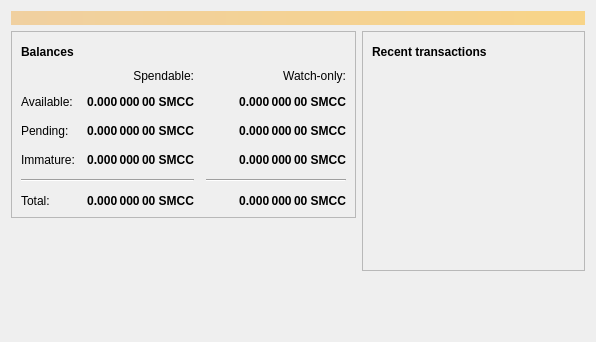
<?xml version="1.0" encoding="UTF-8"?>
<ui version="4.0">
 <class>OverviewPage</class>
 <widget class="QWidget" name="OverviewPage">
  <property name="geometry">
   <rect>
    <x>0</x>
    <y>0</y>
    <width>596</width>
    <height>342</height>
   </rect>
  </property>
  <property name="windowTitle">
   <string>Form</string>
  </property>
  <layout class="QVBoxLayout" name="topLayout">
   <item>
    <widget class="QLabel" name="labelAlerts">
     <property name="visible">
      <bool>false</bool>
     </property>
     <property name="styleSheet">
      <string notr="true">QLabel { background-color: qlineargradient(x1: 0, y1: 0, x2: 1, y2: 0, stop:0 #F0D0A0, stop:1 #F8D488); color:#000000; }</string>
     </property>
     <property name="wordWrap">
      <bool>true</bool>
     </property>
     <property name="margin">
      <number>3</number>
     </property>
     <property name="textInteractionFlags">
      <set>Qt::TextSelectableByMouse</set>
     </property>
    </widget>
   </item>
   <item>
    <layout class="QHBoxLayout" name="horizontalLayout" stretch="1,1">
     <item>
      <layout class="QVBoxLayout" name="verticalLayout_2">
       <item>
        <widget class="QFrame" name="frame">
         <property name="frameShape">
          <enum>QFrame::StyledPanel</enum>
         </property>
         <property name="frameShadow">
          <enum>QFrame::Raised</enum>
         </property>
         <layout class="QVBoxLayout" name="verticalLayout_4">
          <item>
           <layout class="QHBoxLayout" name="horizontalLayout_4">
            <item>
             <widget class="QLabel" name="label_5">
              <property name="font">
               <font>
                <weight>75</weight>
                <bold>true</bold>
               </font>
              </property>
              <property name="text">
               <string>Balances</string>
              </property>
             </widget>
            </item>
            <item>
             <widget class="QPushButton" name="labelWalletStatus">
              <property name="enabled">
               <bool>true</bool>
              </property>
              <property name="maximumSize">
               <size>
                <width>30</width>
                <height>16777215</height>
               </size>
              </property>
              <property name="toolTip">
               <string>The displayed information may be out of date. Your wallet automatically synchronizes with the SmartCoin network after a connection is established, but this process has not completed yet.</string>
              </property>
              <property name="text">
               <string/>
              </property>
              <property name="icon">
               <iconset resource="../bitcoin.qrc">
                <normaloff>:/icons/warning</normaloff>
                <disabledoff>:/icons/warning</disabledoff>:/icons/warning</iconset>
              </property>
              <property name="iconSize">
               <size>
                <width>24</width>
                <height>24</height>
               </size>
              </property>
              <property name="flat">
               <bool>true</bool>
              </property>
             </widget>
            </item>
            <item>
             <spacer name="horizontalSpacer_3">
              <property name="orientation">
               <enum>Qt::Horizontal</enum>
              </property>
              <property name="sizeHint" stdset="0">
               <size>
                <width>40</width>
                <height>20</height>
               </size>
              </property>
             </spacer>
            </item>
           </layout>
          </item>
          <item>
           <layout class="QGridLayout" name="gridLayout">
            <property name="spacing">
             <number>12</number>
            </property>
            <item row="2" column="2">
             <widget class="QLabel" name="labelWatchPending">
              <property name="font">
               <font>
                <weight>75</weight>
                <bold>true</bold>
               </font>
              </property>
              <property name="cursor">
               <cursorShape>IBeamCursor</cursorShape>
              </property>
              <property name="toolTip">
               <string>Unconfirmed transactions to watch-only addresses</string>
              </property>
              <property name="text">
               <string notr="true">0.000 000 00 SMCC</string>
              </property>
              <property name="alignment">
               <set>Qt::AlignRight|Qt::AlignTrailing|Qt::AlignVCenter</set>
              </property>
              <property name="textInteractionFlags">
               <set>Qt::LinksAccessibleByMouse|Qt::TextSelectableByKeyboard|Qt::TextSelectableByMouse</set>
              </property>
             </widget>
            </item>
            <item row="2" column="1">
             <widget class="QLabel" name="labelUnconfirmed">
              <property name="font">
               <font>
                <weight>75</weight>
                <bold>true</bold>
               </font>
              </property>
              <property name="cursor">
               <cursorShape>IBeamCursor</cursorShape>
              </property>
              <property name="toolTip">
               <string>Total of transactions that have yet to be confirmed, and do not yet count toward the spendable balance</string>
              </property>
              <property name="text">
               <string notr="true">0.000 000 00 SMCC</string>
              </property>
              <property name="alignment">
               <set>Qt::AlignRight|Qt::AlignTrailing|Qt::AlignVCenter</set>
              </property>
              <property name="textInteractionFlags">
               <set>Qt::LinksAccessibleByMouse|Qt::TextSelectableByKeyboard|Qt::TextSelectableByMouse</set>
              </property>
             </widget>
            </item>
            <item row="3" column="2">
             <widget class="QLabel" name="labelWatchImmature">
              <property name="font">
               <font>
                <weight>75</weight>
                <bold>true</bold>
               </font>
              </property>
              <property name="cursor">
               <cursorShape>IBeamCursor</cursorShape>
              </property>
              <property name="toolTip">
               <string>Mined balance in watch-only addresses that has not yet matured</string>
              </property>
              <property name="text">
               <string notr="true">0.000 000 00 SMCC</string>
              </property>
              <property name="alignment">
               <set>Qt::AlignRight|Qt::AlignTrailing|Qt::AlignVCenter</set>
              </property>
              <property name="textInteractionFlags">
               <set>Qt::LinksAccessibleByMouse|Qt::TextSelectableByKeyboard|Qt::TextSelectableByMouse</set>
              </property>
             </widget>
            </item>
            <item row="4" column="0" colspan="2">
             <widget class="Line" name="line">
              <property name="orientation">
               <enum>Qt::Horizontal</enum>
              </property>
             </widget>
            </item>
            <item row="4" column="2">
             <widget class="Line" name="lineWatchBalance">
              <property name="sizePolicy">
               <sizepolicy hsizetype="Preferred" vsizetype="Fixed">
                <horstretch>0</horstretch>
                <verstretch>0</verstretch>
               </sizepolicy>
              </property>
              <property name="minimumSize">
               <size>
                <width>140</width>
                <height>0</height>
               </size>
              </property>
              <property name="orientation">
               <enum>Qt::Horizontal</enum>
              </property>
             </widget>
            </item>
            <item row="5" column="0">
             <widget class="QLabel" name="labelTotalText">
              <property name="text">
               <string>Total:</string>
              </property>
             </widget>
            </item>
            <item row="3" column="1">
             <widget class="QLabel" name="labelImmature">
              <property name="font">
               <font>
                <weight>75</weight>
                <bold>true</bold>
               </font>
              </property>
              <property name="cursor">
               <cursorShape>IBeamCursor</cursorShape>
              </property>
              <property name="toolTip">
               <string>Mined balance that has not yet matured</string>
              </property>
              <property name="text">
               <string notr="true">0.000 000 00 SMCC</string>
              </property>
              <property name="alignment">
               <set>Qt::AlignRight|Qt::AlignTrailing|Qt::AlignVCenter</set>
              </property>
              <property name="textInteractionFlags">
               <set>Qt::LinksAccessibleByMouse|Qt::TextSelectableByKeyboard|Qt::TextSelectableByMouse</set>
              </property>
             </widget>
            </item>
            <item row="2" column="3">
             <spacer name="horizontalSpacer_2">
              <property name="orientation">
               <enum>Qt::Horizontal</enum>
              </property>
              <property name="sizeHint" stdset="0">
               <size>
                <width>40</width>
                <height>20</height>
               </size>
              </property>
             </spacer>
            </item>
            <item row="3" column="0">
             <widget class="QLabel" name="labelImmatureText">
              <property name="text">
               <string>Immature:</string>
              </property>
             </widget>
            </item>
            <item row="5" column="1">
             <widget class="QLabel" name="labelTotal">
              <property name="font">
               <font>
                <weight>75</weight>
                <bold>true</bold>
               </font>
              </property>
              <property name="cursor">
               <cursorShape>IBeamCursor</cursorShape>
              </property>
              <property name="toolTip">
               <string>Your current total balance</string>
              </property>
              <property name="text">
               <string notr="true">0.000 000 00 SMCC</string>
              </property>
              <property name="alignment">
               <set>Qt::AlignRight|Qt::AlignTrailing|Qt::AlignVCenter</set>
              </property>
              <property name="textInteractionFlags">
               <set>Qt::LinksAccessibleByMouse|Qt::TextSelectableByKeyboard|Qt::TextSelectableByMouse</set>
              </property>
             </widget>
            </item>
            <item row="5" column="2">
             <widget class="QLabel" name="labelWatchTotal">
              <property name="font">
               <font>
                <weight>75</weight>
                <bold>true</bold>
               </font>
              </property>
              <property name="cursor">
               <cursorShape>IBeamCursor</cursorShape>
              </property>
              <property name="toolTip">
               <string>Current total balance in watch-only addresses</string>
              </property>
              <property name="text">
               <string notr="true">0.000 000 00 SMCC</string>
              </property>
              <property name="alignment">
               <set>Qt::AlignRight|Qt::AlignTrailing|Qt::AlignVCenter</set>
              </property>
              <property name="textInteractionFlags">
               <set>Qt::LinksAccessibleByMouse|Qt::TextSelectableByKeyboard|Qt::TextSelectableByMouse</set>
              </property>
             </widget>
            </item>
            <item row="0" column="2">
             <widget class="QLabel" name="labelWatchonly">
              <property name="text">
               <string>Watch-only:</string>
              </property>
              <property name="alignment">
               <set>Qt::AlignRight|Qt::AlignTrailing|Qt::AlignVCenter</set>
              </property>
             </widget>
            </item>
            <item row="1" column="0">
             <widget class="QLabel" name="labelBalanceText">
              <property name="text">
               <string>Available:</string>
              </property>
             </widget>
            </item>
            <item row="1" column="1">
             <widget class="QLabel" name="labelBalance">
              <property name="font">
               <font>
                <weight>75</weight>
                <bold>true</bold>
               </font>
              </property>
              <property name="cursor">
               <cursorShape>IBeamCursor</cursorShape>
              </property>
              <property name="toolTip">
               <string>Your current spendable balance</string>
              </property>
              <property name="text">
               <string notr="true">0.000 000 00 SMCC</string>
              </property>
              <property name="alignment">
               <set>Qt::AlignRight|Qt::AlignTrailing|Qt::AlignVCenter</set>
              </property>
              <property name="textInteractionFlags">
               <set>Qt::LinksAccessibleByMouse|Qt::TextSelectableByKeyboard|Qt::TextSelectableByMouse</set>
              </property>
             </widget>
            </item>
            <item row="1" column="2">
             <widget class="QLabel" name="labelWatchAvailable">
              <property name="font">
               <font>
                <weight>75</weight>
                <bold>true</bold>
               </font>
              </property>
              <property name="cursor">
               <cursorShape>IBeamCursor</cursorShape>
              </property>
              <property name="toolTip">
               <string>Your current balance in watch-only addresses</string>
              </property>
              <property name="text">
               <string notr="true">0.000 000 00 SMCC</string>
              </property>
              <property name="alignment">
               <set>Qt::AlignRight|Qt::AlignTrailing|Qt::AlignVCenter</set>
              </property>
              <property name="textInteractionFlags">
               <set>Qt::LinksAccessibleByMouse|Qt::TextSelectableByKeyboard|Qt::TextSelectableByMouse</set>
              </property>
             </widget>
            </item>
            <item row="2" column="0">
             <widget class="QLabel" name="labelPendingText">
              <property name="text">
               <string>Pending:</string>
              </property>
             </widget>
            </item>
            <item row="0" column="1">
             <widget class="QLabel" name="labelSpendable">
              <property name="text">
               <string>Spendable:</string>
              </property>
              <property name="alignment">
               <set>Qt::AlignRight|Qt::AlignTrailing|Qt::AlignVCenter</set>
              </property>
             </widget>
            </item>
           </layout>
          </item>
         </layout>
        </widget>
       </item>
       <item>
        <spacer name="verticalSpacer">
         <property name="orientation">
          <enum>Qt::Vertical</enum>
         </property>
         <property name="sizeHint" stdset="0">
          <size>
           <width>20</width>
           <height>40</height>
          </size>
         </property>
        </spacer>
       </item>
      </layout>
     </item>
     <item>
      <layout class="QVBoxLayout" name="verticalLayout_3">
       <item>
        <widget class="QFrame" name="frame_2">
         <property name="frameShape">
          <enum>QFrame::StyledPanel</enum>
         </property>
         <property name="frameShadow">
          <enum>QFrame::Raised</enum>
         </property>
         <layout class="QVBoxLayout" name="verticalLayout">
          <item>
           <layout class="QHBoxLayout" name="horizontalLayout_2">
            <item>
             <widget class="QLabel" name="label_4">
              <property name="font">
               <font>
                <weight>75</weight>
                <bold>true</bold>
               </font>
              </property>
              <property name="text">
               <string>Recent transactions</string>
              </property>
             </widget>
            </item>
            <item>
             <widget class="QPushButton" name="labelTransactionsStatus">
              <property name="enabled">
               <bool>true</bool>
              </property>
              <property name="maximumSize">
               <size>
                <width>30</width>
                <height>16777215</height>
               </size>
              </property>
              <property name="toolTip">
               <string>The displayed information may be out of date. Your wallet automatically synchronizes with the SmartCoin network after a connection is established, but this process has not completed yet.</string>
              </property>
              <property name="text">
               <string/>
              </property>
              <property name="icon">
               <iconset resource="../bitcoin.qrc">
                <normaloff>:/icons/warning</normaloff>
                <disabledoff>:/icons/warning</disabledoff>:/icons/warning</iconset>
              </property>
              <property name="iconSize">
               <size>
                <width>24</width>
                <height>24</height>
               </size>
              </property>
              <property name="flat">
               <bool>true</bool>
              </property>
             </widget>
            </item>
            <item>
             <spacer name="horizontalSpacer">
              <property name="orientation">
               <enum>Qt::Horizontal</enum>
              </property>
              <property name="sizeHint" stdset="0">
               <size>
                <width>40</width>
                <height>20</height>
               </size>
              </property>
             </spacer>
            </item>
           </layout>
          </item>
          <item>
           <widget class="QListView" name="listTransactions">
            <property name="styleSheet">
             <string notr="true">QListView { background: transparent; }</string>
            </property>
            <property name="frameShape">
             <enum>QFrame::NoFrame</enum>
            </property>
            <property name="verticalScrollBarPolicy">
             <enum>Qt::ScrollBarAlwaysOff</enum>
            </property>
            <property name="horizontalScrollBarPolicy">
             <enum>Qt::ScrollBarAlwaysOff</enum>
            </property>
            <property name="selectionMode">
             <enum>QAbstractItemView::NoSelection</enum>
            </property>
           </widget>
          </item>
         </layout>
        </widget>
       </item>
       <item>
        <spacer name="verticalSpacer_2">
         <property name="orientation">
          <enum>Qt::Vertical</enum>
         </property>
         <property name="sizeHint" stdset="0">
          <size>
           <width>20</width>
           <height>40</height>
          </size>
         </property>
        </spacer>
       </item>
      </layout>
     </item>
    </layout>
   </item>
  </layout>
 </widget>
 <resources/>
 <connections/>
</ui>
